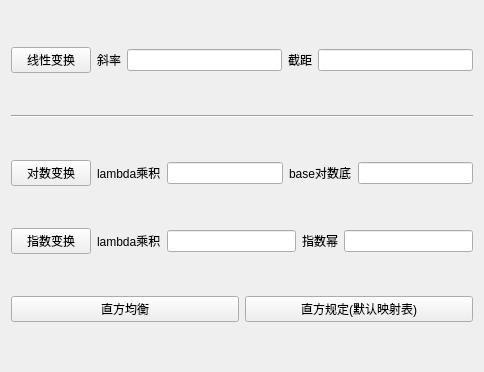
<?xml version="1.0" encoding="UTF-8"?>
<ui version="4.0">
 <class>Form</class>
 <widget class="QWidget" name="Form">
  <property name="geometry">
   <rect>
    <x>0</x>
    <y>0</y>
    <width>484</width>
    <height>372</height>
   </rect>
  </property>
  <property name="windowTitle">
   <string>Form</string>
  </property>
  <layout class="QVBoxLayout" name="verticalLayout">
   <item>
    <layout class="QHBoxLayout" name="horizontalLayout">
     <item>
      <widget class="QPushButton" name="pb_line">
       <property name="text">
        <string>线性变换</string>
       </property>
      </widget>
     </item>
     <item>
      <widget class="QLabel" name="label">
       <property name="text">
        <string>斜率</string>
       </property>
      </widget>
     </item>
     <item>
      <widget class="QLineEdit" name="le_k"/>
     </item>
     <item>
      <widget class="QLabel" name="label_2">
       <property name="text">
        <string>截距</string>
       </property>
      </widget>
     </item>
     <item>
      <widget class="QLineEdit" name="le_b"/>
     </item>
    </layout>
   </item>
   <item>
    <widget class="Line" name="line">
     <property name="orientation">
      <enum>Qt::Horizontal</enum>
     </property>
    </widget>
   </item>
   <item>
    <layout class="QHBoxLayout" name="horizontalLayout_2">
     <item>
      <widget class="QPushButton" name="pb_log">
       <property name="text">
        <string>对数变换</string>
       </property>
      </widget>
     </item>
     <item>
      <widget class="QLabel" name="label_4">
       <property name="text">
        <string>lambda乘积</string>
       </property>
      </widget>
     </item>
     <item>
      <widget class="QLineEdit" name="le_lamb_log"/>
     </item>
     <item>
      <widget class="QLabel" name="label_3">
       <property name="text">
        <string>base对数底</string>
       </property>
      </widget>
     </item>
     <item>
      <widget class="QLineEdit" name="le_base_log"/>
     </item>
    </layout>
   </item>
   <item>
    <layout class="QHBoxLayout" name="horizontalLayout_3">
     <item>
      <widget class="QPushButton" name="pb_power">
       <property name="text">
        <string>指数变换</string>
       </property>
      </widget>
     </item>
     <item>
      <widget class="QLabel" name="label_5">
       <property name="text">
        <string>lambda乘积</string>
       </property>
      </widget>
     </item>
     <item>
      <widget class="QLineEdit" name="le_lamb_power"/>
     </item>
     <item>
      <widget class="QLabel" name="label_6">
       <property name="text">
        <string>指数幂</string>
       </property>
      </widget>
     </item>
     <item>
      <widget class="QLineEdit" name="le_power"/>
     </item>
    </layout>
   </item>
   <item>
    <layout class="QHBoxLayout" name="horizontalLayout_4">
     <item>
      <widget class="QPushButton" name="pb_hisEqual">
       <property name="text">
        <string>直方均衡</string>
       </property>
      </widget>
     </item>
     <item>
      <widget class="QPushButton" name="pb_lut">
       <property name="text">
        <string>直方规定(默认映射表)</string>
       </property>
      </widget>
     </item>
    </layout>
   </item>
  </layout>
 </widget>
 <resources/>
 <connections/>
</ui>
